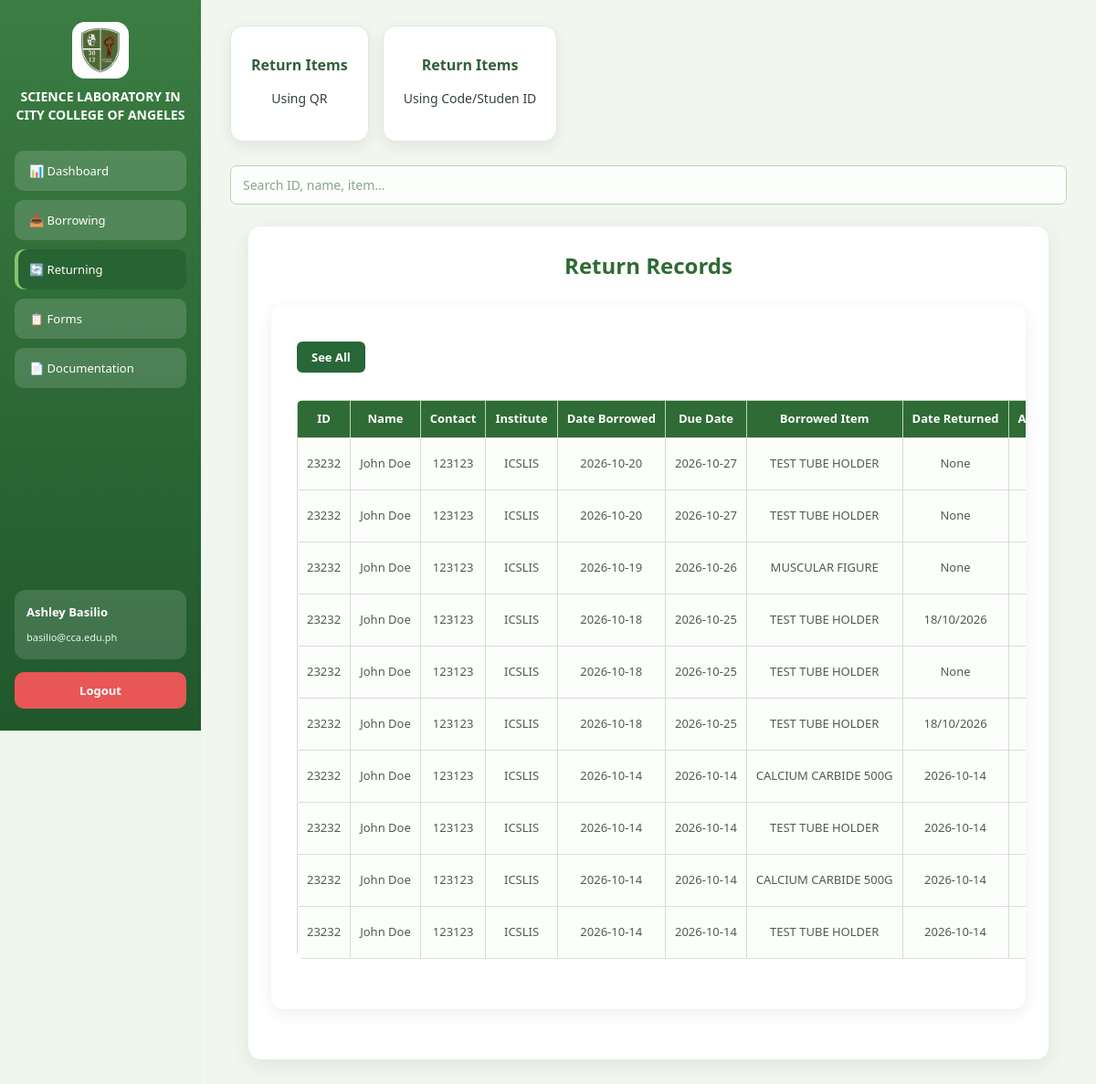
The app's page /returning (signed in) with its own data.
### tables this page shows
CREATE TABLE "Log" (
	"LogID"	INTEGER NOT NULL,
	"SchoolID"	TEXT NOT NULL,
	"ItemID"	INTEGER NOT NULL,
	"DateBorrowed"	TEXT NOT NULL,
	"ExpectedReturnDate"	TEXT NOT NULL,
	"DateReturned"	TEXT,
	"ApprovedBy"	TEXT, `Remarks` TEXT,
	PRIMARY KEY("LogID"),
	FOREIGN KEY("ItemID") REFERENCES "Items"("ItemID"),
	FOREIGN KEY("SchoolID") REFERENCES "Borrower"("SchoolID")
);

CREATE TABLE "Borrower" (
	"SchoolID"	TEXT,
	"BorrowerName"	TEXT NOT NULL,
	"Email"	TEXT NOT NULL,
	"Department"	TEXT NOT NULL,
	"Contact"	INTEGER NOT NULL,
	"Remarks"	TEXT,
	PRIMARY KEY("SchoolID")
);

CREATE TABLE "Items" (
	"ItemID"	INTEGER,
	"Code"	TEXT NOT NULL,
	"Category"	TEXT NOT NULL,
	"Type"	TEXT NOT NULL,
	"Status"	TEXT NOT NULL,
	"Remarks"	TEXT,
	"Class"	TEXT,
	PRIMARY KEY("ItemID")
);

### app.py (the view)
@app.route('/returning')
@isLogin
def returning():
    is_superAdmin = session.get('role') == 'superAdmin'
    conn = sqlite3.connect(DB_PATH, timeout=5)
    conn.row_factory = sqlite3.Row
    cur = conn.cursor()
    query = """
    SELECT
        Log.LogID,
        Borrower.SchoolID,
        Borrower.BorrowerName,
        Borrower.Email,
        Borrower.Contact,
        Borrower.Department,
        Log.DateBorrowed,
        Log.ExpectedReturnDate,
        Log.DateReturned,
        Log.ApprovedBy,
        Items.Code,
        Items.Category,
        Items.Type,
        Items.Status
    FROM Log
    INNER JOIN Borrower
        ON Log.SchoolID = Borrower.SchoolID
    INNER JOIN Items
        ON Log.ItemID = Items.ItemID

    ORDER BY Log.DateBorrowed
    DESC

"""
    cur.execute(query)
    rows = cur.fetchall()
    conn.close()
    grouped = {}
    for row in rows:
        sid = row["LogID"]
        if sid not in grouped:
            grouped[sid] = {
                "LogID": sid,
                "SchoolID": row["SchoolID"],
                "BorrowerName": row["BorrowerName"],
                "Email": row["Email"],
                "Contact": row["Contact"],
                "Department": row["Department"],
                "DateBorrowed": row["DateBorrowed"],
                "ExpectedReturnDate": row["ExpectedReturnDate"],
                "DateReturned": row["DateReturned"],
                "Items": [],
                "ApprovedBy": row["ApprovedBy"]
            }
        grouped[sid]["Items"].append(
            row["Type"]
        )
    return render_template(
        "returning.html",
        data=list(grouped.values()),
        is_superAdmin=is_superAdmin
    )

### app.py (called while the page is built)
def isLogin(func):
    @wraps(func)
    def wrapper(*args, **kwargs):
        if 'username' not in session:
            return render_template('login.html')
        return func(*args, **kwargs)
    return wrapper

### templates/returning.html (shortened to what this page needs)
<!DOCTYPE html>
<html>
<head>
    <link rel="stylesheet" href="{{ url_for('static', filename='dashboard.css') }}">
</head>
<body>
<div class="container">
<div class="sidebar">
    <div class="logo-header">
         <img src="{{ url_for('static', filename='images/logo.png') }}" class="logo">
        <h2 class="title">SCIENCE LABORATORY IN CITY COLLEGE OF ANGELES</h2>
    </div>
    <button class="menu-btn" onclick="location.href='dashboard'">📊 Dashboard</button>
    <button class="menu-btn" onclick="location.href='borrow'">📥 Borrowing</button>
    <button class="menu-btn active" onclick="location.href='returning'">🔄 Returning</button>
    <button class="menu-btn" onclick="location.href='broken'">📋 Forms</button>
    <button class="menu-btn" onclick="location.href='documentation'">📄 Documentation</button>
    <div class="user-box">
        <p class="name">Ashley Basilio</p>
        <small>basilio@cca.edu.ph</small>
    </div>
    <button class="logout-btn" onclick="logout()">Logout</button>
</div>
<div class="main" style="flex-direction: column; align-items: center;">
    <div style="display:flex; gap:15px; margin-bottom:20px;">
    <div class="card" onclick="openForm('returnForm')">
        <h3>
            Return Items
        </h3>
        <p>Using QR</p>
    </div>
    <div class="card" onclick="openForm('manualReturnForm')">
        <h3>
            Return Items
        </h3>
        <p>Using Code/Studen ID</p>
    </div>
</div>
<input
    type="text"
    id="logSearch"
    placeholder="Search ID, name, item..."
    onkeyup="searchLog()"
>
{% if session['role'] == 'superAdmin' %}
<div class="welcome-box return-box">
    <h2>Return Records</h2>
    <div class="table-container">
    <button id="seeAllRtrnBtn"
                onclick="seeAll('returnTableMain', 'seeAllRtrnBtn', 10)">
        </button>
        <table class="return-table" id="returnTableMain">
            <thead>
                  <tr style="background:#ffffff;">
                    <th>ID</th>
                    <th>Name</th>
                    <th>Contact</th>
                    <th>Institute</th>
                    <th>Date Borrowed</th>
                    <th>Due Date</th>
                    <th>Borrowed Item</th>
                    <th>Date Returned</th>
                    <th>Approved By</th>
                </tr>
            </thead>
            <tbody id="returnTable">
                {% for row in data %}
                <tr class="data-row">
                    <td>{{ row['SchoolID'] }}</td>
                    <td>{{ row['BorrowerName'] }}</td>
                    <td>{{ row['Contact'] }}</td>
                    <td>{{ row['Department'] }}</td>
                    <td>{{ row['DateBorrowed'] }}</td>
                    <td>{{ row['ExpectedReturnDate'] }}</td>
                    <td>
                        {% for item in row['Items'] %}
                            <div>{{ item }}</div>
                        {% endfor %}
                    </td>
                    <td>{{ row['DateReturned'] }}</td>
                    <td>{{ row['ApprovedBy'] }}</td>
                </tr>
                {% endfor %}
            </tbody>
        </table>
    </div>
</div>
    {% endif %}
</div>
</body>
</html>

### records on screen
Log: SchoolID "23232", BorrowerName "John Doe", Contact "123123", Department "ICSLIS", DateBorrowed "2026-10-20", ExpectedReturnDate "2026-10-27", DateReturned "None"
Items: Type "TEST TUBE HOLDER"
Log: SchoolID "23232", BorrowerName "John Doe", Contact "123123", Department "ICSLIS", DateBorrowed "2026-10-20", ExpectedReturnDate "2026-10-27", DateReturned "None"
Log: SchoolID "23232", BorrowerName "John Doe", Contact "123123", Department "ICSLIS", DateBorrowed "2026-10-19", ExpectedReturnDate "2026-10-26", DateReturned "None"
Items: Type "MUSCULAR FIGURE"
Log: SchoolID "23232", BorrowerName "John Doe", Contact "123123", Department "ICSLIS", DateBorrowed "2026-10-18", ExpectedReturnDate "2026-10-25", DateReturned "18/10/2026"
Log: SchoolID "23232", BorrowerName "John Doe", Contact "123123", Department "ICSLIS", DateBorrowed "2026-10-18", ExpectedReturnDate "2026-10-25", DateReturned "None"
Items: Type "TEST TUBE HOLDER"
Log: SchoolID "23232", BorrowerName "John Doe", Contact "123123", Department "ICSLIS", DateBorrowed "2026-10-18", ExpectedReturnDate "2026-10-25", DateReturned "18/10/2026"
Items: Type "TEST TUBE HOLDER"
Log: SchoolID "23232", BorrowerName "John Doe", Contact "123123", Department "ICSLIS", DateBorrowed "2026-10-14", ExpectedReturnDate "2026-10-14", DateReturned "2026-10-14"
Items: Type "CALCIUM CARBIDE 500G"
Log: SchoolID "23232", BorrowerName "John Doe", Contact "123123", Department "ICSLIS", DateBorrowed "2026-10-14", ExpectedReturnDate "2026-10-14", DateReturned "2026-10-14"
Log: SchoolID "23232", BorrowerName "John Doe", Contact "123123", Department "ICSLIS", DateBorrowed "2026-10-14", ExpectedReturnDate "2026-10-14", DateReturned "2026-10-14"
Log: SchoolID "23232", BorrowerName "John Doe", Contact "123123", Department "ICSLIS", DateBorrowed "2026-10-14", ExpectedReturnDate "2026-10-14", DateReturned "2026-10-14"
